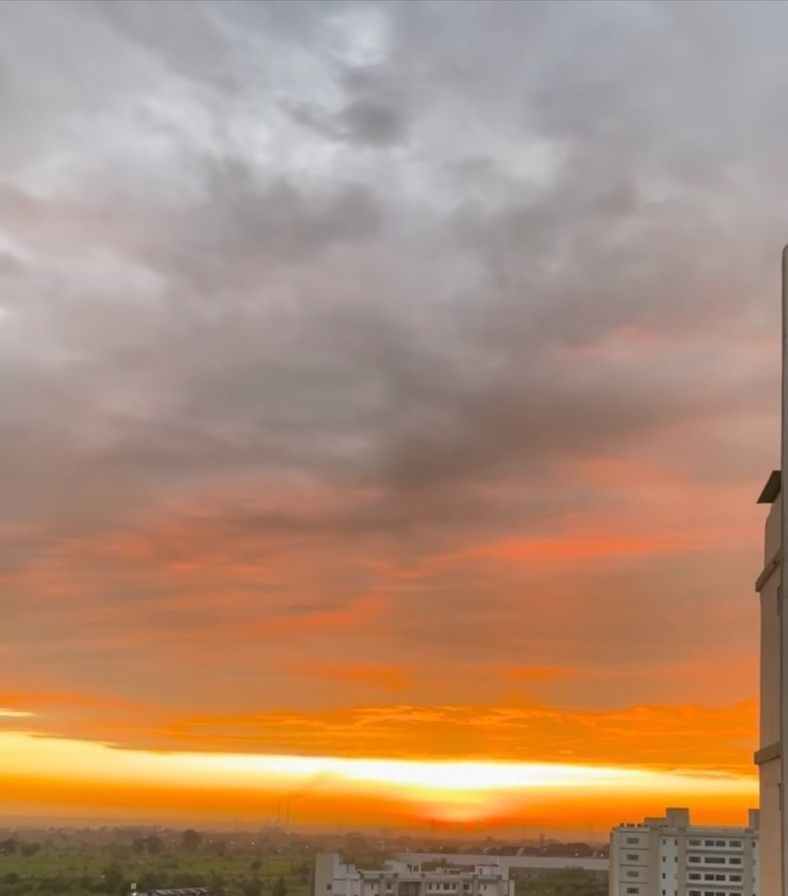
#> input picture reconstructed.jpg, 788 x 896 px, shrunk from 1030 x 1171 before the run
$ python v5.py reconstructed.jpg reconstructed.jpg out.png
#> lines starting #> are read from the running program, lines starting #| are printed output that depends on the picture; after the words box and inside, x2 and y2 are one past the last pixel; in counts of white or black regions, pixels touching at a corner belong together
import cv2
import numpy as np
import sqlite3
import sys
import os
from pathlib import Path
from datetime import datetime


class AdvancedImageReconstructor:
    def __init__(self, db_name="image_reconstruction.db"):
        """Initialize the reconstructor with a database connection."""
        self.db_name = db_name
        self.conn = None
        self.cursor = None
        self.init_database()

    def init_database(self):
        """Initialize SQLite database with required tables."""
        self.conn = sqlite3.connect(self.db_name)
        self.cursor = self.conn.cursor()

        self.cursor.execute("DROP TABLE IF EXISTS reconstruction_metadata")
        self.cursor.execute("DROP TABLE IF EXISTS reconstructions")

        self.cursor.execute(
            """
            CREATE TABLE IF NOT EXISTS reconstructions (
                id INTEGER PRIMARY KEY AUTOINCREMENT,
                image1_path TEXT NOT NULL,
                image2_path TEXT NOT NULL,
                output_path TEXT NOT NULL,
                created_at TIMESTAMP DEFAULT CURRENT_TIMESTAMP,
                status TEXT,
                method TEXT,
                rotation_detected REAL
            )
        """
        )

        self.cursor.execute(
            """
            CREATE TABLE IF NOT EXISTS reconstruction_metadata (
                id INTEGER PRIMARY KEY AUTOINCREMENT,
                reconstruction_id INTEGER,
                keypoints_found INTEGER,
                matches_found INTEGER,
                confidence REAL,
                FOREIGN KEY (reconstruction_id)
                    REFERENCES reconstructions(id)
            )
        """
        )

        self.conn.commit()

    def load_images(self, image1_path, image2_path):
        """Load two images from file paths."""
        if not os.path.exists(image1_path):
            raise FileNotFoundError(f"Image 1 not found: {image1_path}")
        if not os.path.exists(image2_path):
            raise FileNotFoundError(f"Image 2 not found: {image2_path}")

        img1 = cv2.imread(image1_path)
        img2 = cv2.imread(image2_path)

        if img1 is None or img2 is None:
            raise ValueError("Could not load one or both images")

        return img1, img2

    def find_overlap_region(self, img1, img2, direction="vertical"):
        """Find the overlap region between two images."""
        h1, w1 = img1.shape[:2]
        h2, w2 = img2.shape[:2]

        print(f"  Analyzing overlap region...")

        if direction == "vertical":
            # Check if img1 bottom overlaps with img2 top
            max_overlap = min(h1, h2) // 2
            best_overlap = 0
            best_score = -1
            best_offset = 0

            # Try different overlap heights
            for overlap_h in range(20, max_overlap, 10):
                # Get strips
                strip1 = img1[-overlap_h:, :]
                strip2 = img2[:overlap_h, :]

                # Try different horizontal offsets
                max_offset = abs(w1 - w2) + 50
                for offset_x in range(-max_offset, max_offset, 5):
                    # Align strips horizontally
                    if offset_x >= 0:
                        # Shift img2 right
                        common_w = min(w1, w2 - offset_x)
                        if common_w <= 0:
                            continue
                        s1 = strip1[:, :common_w]
                        s2 = strip2[:, offset_x:offset_x + common_w]
                    else:
                        # Shift img2 left
                        offset_x_abs = abs(offset_x)
                        common_w = min(w1 - offset_x_abs, w2)
                        if common_w <= 0:
                            continue
                        s1 = strip1[:, offset_x_abs:offset_x_abs + common_w]
                        s2 = strip2[:, :common_w]

                    if s1.shape != s2.shape or s1.size == 0:
                        continue

                    # Calculate similarity
                    diff = cv2.absdiff(s1, s2)
                    score = -np.mean(diff)  # Negative because lower diff is better

                    if score > best_score:
                        best_score = score
                        best_overlap = overlap_h
                        best_offset = offset_x

            print(f"  Best vertical overlap: {best_overlap}px")
            print(f"  Horizontal offset: {best_offset}px")
            print(f"  Alignment score: {-best_score:.2f}")

            return best_overlap, best_offset, direction

        else:
            # Horizontal overlap (similar logic)
            max_overlap = min(w1, w2) // 2
            best_overlap = 0
            best_score = -1
            best_offset = 0

            for overlap_w in range(20, max_overlap, 10):
                strip1 = img1[:, -overlap_w:]
                strip2 = img2[:, :overlap_w]

                max_offset = abs(h1 - h2) + 50
                for offset_y in range(-max_offset, max_offset, 5):
                    if offset_y >= 0:
                        common_h = min(h1, h2 - offset_y)
                        if common_h <= 0:
                            continue
                        s1 = strip1[:common_h, :]
                        s2 = strip2[offset_y:offset_y + common_h, :]
                    else:
                        offset_y_abs = abs(offset_y)
                        common_h = min(h1 - offset_y_abs, h2)
                        if common_h <= 0:
                            continue
                        s1 = strip1[offset_y_abs:offset_y_abs + common_h, :]
                        s2 = strip2[:common_h, :]

                    if s1.shape != s2.shape or s1.size == 0:
                        continue

                    diff = cv2.absdiff(s1, s2)
                    score = -np.mean(diff)

                    if score > best_score:
                        best_score = score
                        best_overlap = overlap_w
                        best_offset = offset_y

            print(f"  Best horizontal overlap: {best_overlap}px")
            print(f"  Vertical offset: {best_offset}px")
            print(f"  Alignment score: {-best_score:.2f}")

            return best_overlap, best_offset, direction

    def stitch_with_alignment(self, img1, img2, overlap, offset, direction="vertical"):
        """Stitch images with proper alignment and blending."""
        h1, w1 = img1.shape[:2]
        h2, w2 = img2.shape[:2]

        print(f"  Stitching with alignment...")

        if direction == "vertical":
            # Calculate canvas size
            canvas_w = max(w1, w2 + abs(offset))
            canvas_h = h1 + h2 - overlap

            # Create canvas
            canvas = np.zeros((canvas_h, canvas_w, 3), dtype=np.uint8)

            # Place first image
            canvas[:h1, :w1] = img1

            # Calculate position for second image
            if offset >= 0:
                x_offset = offset
            else:
                x_offset = 0
                # Shift first image
                canvas[:h1, :w1] = 0
                canvas[:h1, abs(offset):abs(offset) + w1] = img1

            y_offset = h1 - overlap

            # Create alpha blend in overlap region
            if overlap > 0:
                alpha = np.linspace(1, 0, overlap).reshape(-1, 1, 1)

                # Get overlap regions
                overlap1_region = canvas[y_offset:y_offset + overlap,
                                        x_offset:x_offset + w2]
                overlap2_region = img2[:overlap, :]

                # Ensure same shape
                common_w = min(overlap1_region.shape[1], overlap2_region.shape[1])
                overlap1_region = overlap1_region[:, :common_w]
                overlap2_region = overlap2_region[:, :common_w]

                if overlap1_region.shape[:2] == overlap2_region.shape[:2]:
                    blended = (
                        overlap1_region * alpha +
                        overlap2_region * (1 - alpha)
                    ).astype(np.uint8)
                    canvas[y_offset:y_offset + overlap,
                           x_offset:x_offset + common_w] = blended

            # Place rest of second image
            canvas[y_offset + overlap:y_offset + h2,
                   x_offset:x_offset + w2] = img2[overlap:, :]

            # Crop empty regions
            gray = cv2.cvtColor(canvas, cv2.COLOR_BGR2GRAY)
            _, thresh = cv2.threshold(gray, 1, 255, cv2.THRESH_BINARY)
            coords = cv2.findNonZero(thresh)
            if coords is not None:
                x, y, w, h = cv2.boundingRect(coords)
                canvas = canvas[y:y+h, x:x+w]

            return canvas

        else:
            # Horizontal stitching
            canvas_w = w1 + w2 - overlap
            canvas_h = max(h1, h2 + abs(offset))

            canvas = np.zeros((canvas_h, canvas_w, 3), dtype=np.uint8)

            # Place first image
            canvas[:h1, :w1] = img1

            # Calculate position for second image
            if offset >= 0:
                y_offset = offset
            else:
                y_offset = 0
                canvas[:h1, :w1] = 0
                canvas[abs(offset):abs(offset) + h1, :w1] = img1

            x_offset = w1 - overlap

            # Create alpha blend
            if overlap > 0:
                alpha = np.linspace(1, 0, overlap).reshape(1, -1, 1)

                overlap1_region = canvas[y_offset:y_offset + h2,
                                        x_offset:x_offset + overlap]
                overlap2_region = img2[:, :overlap]

                common_h = min(overlap1_region.shape[0], overlap2_region.shape[0])
                overlap1_region = overlap1_region[:common_h, :]
                overlap2_region = overlap2_region[:common_h, :]

                if overlap1_region.shape[:2] == overlap2_region.shape[:2]:
                    blended = (
                        overlap1_region * alpha +
                        overlap2_region * (1 - alpha)
                    ).astype(np.uint8)
                    canvas[y_offset:y_offset + common_h,
                           x_offset:x_offset + overlap] = blended

            canvas[y_offset:y_offset + h2,
                   x_offset + overlap:x_offset + w2] = img2[:, overlap:]

            # Crop empty regions
            gray = cv2.cvtColor(canvas, cv2.COLOR_BGR2GRAY)
            _, thresh = cv2.threshold(gray, 1, 255, cv2.THRESH_BINARY)
            coords = cv2.findNonZero(thresh)
            if coords is not None:
                x, y, w, h = cv2.boundingRect(coords)
                canvas = canvas[y:y+h, x:x+w]

            return canvas

    def detect_direction(self, img1, img2):
        """Detect whether images should be stitched vertically or horizontally."""
        h1, w1 = img1.shape[:2]
        h2, w2 = img2.shape[:2]

        # Portrait images likely stitch vertically
        if h1 > w1 and h2 > w2:
            return "vertical"
        elif w1 > h1 and w2 > h2:
            return "horizontal"
        else:
            # Mixed - try both
            return "auto"

    def reconstruct(
        self, image1_path, image2_path, output_path="reconstructed.jpg"
    ):
        """Main reconstruction method."""
#> called with image1_path = 'reconstructed.jpg', image2_path = 'reconstructed.jpg', output_path = 'out.png'
        print(f"\n{'='*60}")
        print(f"ADVANCED IMAGE RECONSTRUCTION")
        print(f"{'='*60}\n")

        print(f"Loading images...")
        img1, img2 = self.load_images(image1_path, image2_path)
#> in load_images, img1 is the input picture: shape (896, 788, 3); mean B, G, R 117.7, 142.1, 176.3
        print(f"  Image 1: {img1.shape}")
#|   Image 1: (896, 788, 3)
        print(f"  Image 2: {img2.shape}")
#|   Image 2: (896, 788, 3)

        # Detect direction
        direction = self.detect_direction(img1, img2)
#> direction = 'vertical'
        print(f"\nDetected direction: {direction}")
#| Detected direction: vertical

        if direction == "auto":
            # Try both directions
            print(f"\nTrying vertical alignment...")
            overlap_v, offset_v, _ = self.find_overlap_region(
                img1, img2, "vertical"
            )

            print(f"\nTrying horizontal alignment...")
            overlap_h, offset_h, _ = self.find_overlap_region(
                img1, img2, "horizontal"
            )

            # Use the one with better overlap
            if overlap_v > overlap_h:
                direction = "vertical"
                overlap, offset = overlap_v, offset_v
            else:
                direction = "horizontal"
                overlap, offset = overlap_h, offset_h

            print(f"\nSelected direction: {direction}")
        else:
            # Find overlap for detected direction
            overlap, offset, _ = self.find_overlap_region(img1, img2, direction)
#> the loop in find_overlap_region, `for overlap_h in range(20, max_overlap, 10):` made 43 passes
#> pass 3, in find_overlap_region, `strip1 = img1[-overlap_h:, :]`:
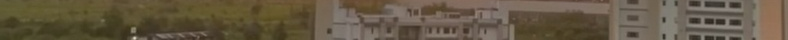
#> strip1: shape (40, 788, 3); mean B, G, R 67.9, 88.4, 100.7
#> pass 3, in find_overlap_region, `strip2 = img2[:overlap_h, :]`:
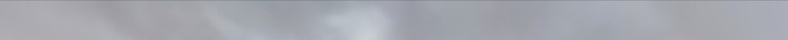
#> strip2: shape (40, 788, 3); mean B, G, R 174.7, 167.4, 165.2
#> after the loop in find_overlap_region, `for overlap_h in range(20, max_overlap, 10):`:
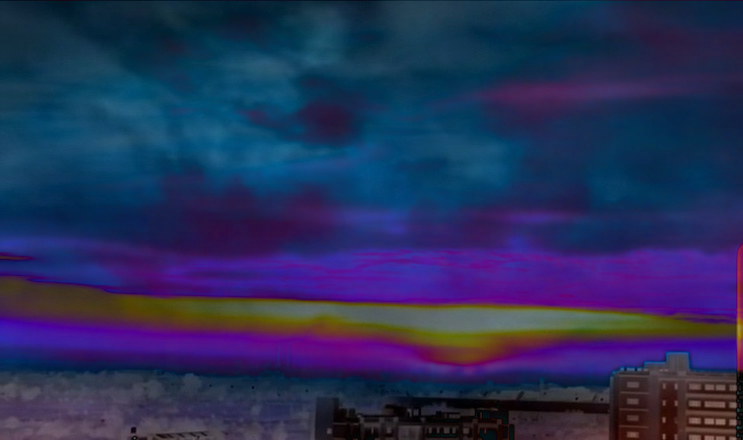
#> diff: shape (440, 743, 3); mean B, G, R 89.1, 46.7, 39.1
#> after the loop in find_overlap_region, `for overlap_h in range(20, max_overlap, 10):`:
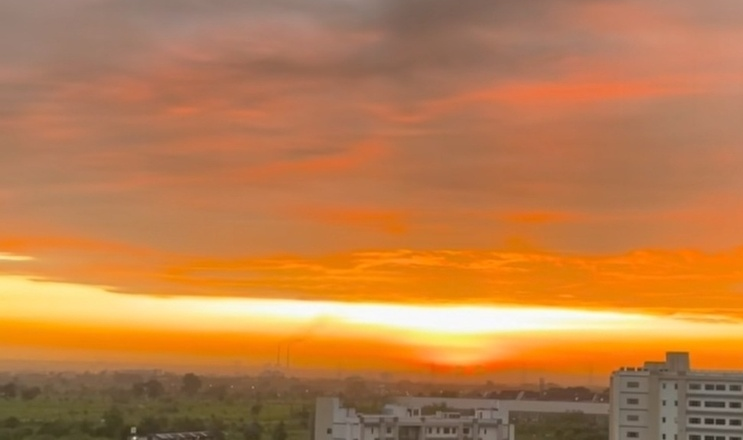
#> s1: shape (440, 743, 3); mean B, G, R 75.1, 125.7, 186.5
#> after the loop in find_overlap_region, `for overlap_h in range(20, max_overlap, 10):`: best_offset = 0; best_score = -1
#|   Best vertical overlap: 0px
#|   Horizontal offset: 0px
#|   Alignment score: 1.00
#> overlap = 0; offset = 0

        # Stitch images
        print(f"\nStitching images...")
        result = self.stitch_with_alignment(img1, img2, overlap, offset, direction)
#> in stitch_with_alignment, `canvas_w = max(w1, w2 + abs(offset))`: canvas_w = 788
#> in stitch_with_alignment, `canvas_h = h1 + h2 - overlap`: canvas_h = 1792
#> in stitch_with_alignment, `canvas[:h1, :w1] = img1`:
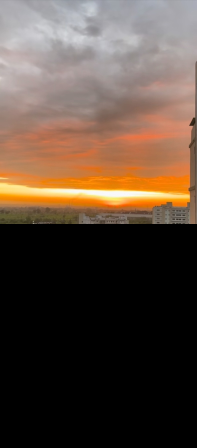
#> canvas: shape (1792, 788, 3) (shown at 1/4 size); mean B, G, R 58.9, 71.1, 88.1
#> in stitch_with_alignment, `x_offset = offset`: x_offset = 0
#> in stitch_with_alignment, `y_offset = h1 - overlap`: y_offset = 896
#> in stitch_with_alignment, `canvas[y_offset + overlap:y_offset + h2, x_offset:x_offset + w2] = img..`:
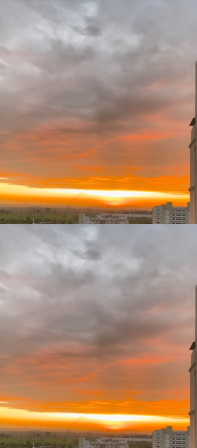
#> canvas: shape (1792, 788, 3) (shown at 1/4 size); mean B, G, R 117.7, 142.1, 176.3
#> in stitch_with_alignment, `gray = cv2.cvtColor(canvas, cv2.COLOR_BGR2GRAY)`:
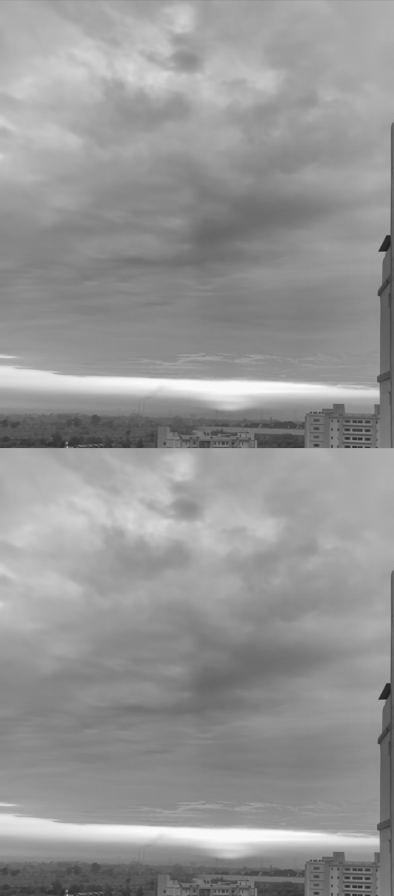
#> gray: shape (1792, 788) (shown at 1/2 size); min 28, max 251, mean 149.6
#> in stitch_with_alignment, `coords = cv2.findNonZero(thresh)`: coords = contour of 1412096 points, box (x1, y1, x2, y2) (0, 0, 788, 1792), area 0
#> in stitch_with_alignment, `x, y, w, h = cv2.boundingRect(coords)`: x = 0; w = 788; h = 1792

        # Save result
        cv2.imwrite(output_path, result)
        print(f"\n{'='*60}")
        print(f"✓ SUCCESS! Saved to: {output_path}")
        print(f"  Output size: {result.shape}")
#|   Output size: (1792, 788, 3)
        print(f"  Direction: {direction}")
#|   Direction: vertical
        print(f"  Overlap: {overlap}px")
#|   Overlap: 0px
        print(f"  Offset: {offset}px")
#|   Offset: 0px
        print(f"{'='*60}\n")

        # Save to database
        self.save_to_database(
            image1_path, image2_path, output_path,
            f"success_{direction}", "overlap_detection", 0, overlap, 0
        )

        return result

    def save_to_database(
        self, img1_path, img2_path, output_path, status, method,
        keypoints, matches, rotation
    ):
        """Save reconstruction information to database."""
        self.cursor.execute(
            """
            INSERT INTO reconstructions
            (image1_path, image2_path, output_path, status, method,
             rotation_detected)
            VALUES (?, ?, ?, ?, ?, ?)
        """,
            (img1_path, img2_path, output_path, status, method, rotation),
        )

        reconstruction_id = self.cursor.lastrowid

        self.cursor.execute(
            """
            INSERT INTO reconstruction_metadata
            (reconstruction_id, keypoints_found, matches_found, confidence)
            VALUES (?, ?, ?, ?)
        """,
            (reconstruction_id, keypoints, matches, 0),
        )

        self.conn.commit()

    def close(self):
        """Close database connection."""
        if self.conn:
            self.conn.close()


# [14 lines left out: function print_usage, not called in this run]


if __name__ == "__main__":
    if len(sys.argv) < 3:
        print_usage()
        print("ERROR: Please provide two image paths!\n")
        sys.exit(1)

    image1_path = sys.argv[1]
    image2_path = sys.argv[2]
    output_path = sys.argv[3] if len(sys.argv) > 3 else "reconstructed.jpg"

    reconstructor = AdvancedImageReconstructor()

    try:
        result = reconstructor.reconstruct(
            image1_path, image2_path, output_path
        )
    except FileNotFoundError as e:
        print(f"\n✗ ERROR: {e}\n")
        sys.exit(1)
    except Exception as e:
        print(f"\n✗ ERROR: {e}\n")
        import traceback
        traceback.print_exc()
        sys.exit(1)
    finally:
        reconstructor.close()

$ run again, with debug_bottom_selected.jpg copied over reconstructed.jpg
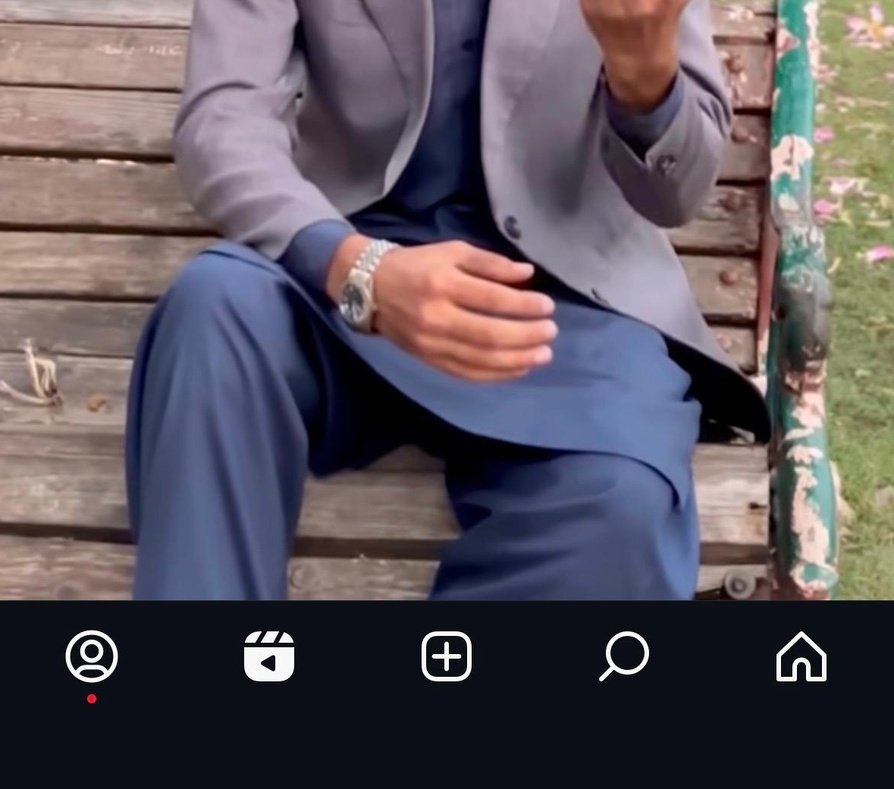
#> input picture debug_bottom_selected.jpg, 894 x 789 px, shrunk from 1179 x 1041 before the run
#> in load_images, img1 is the input picture: shape (789, 894, 3); mean B, G, R 92.4, 84.9, 92.2
#|   Image 1: (789, 894, 3)
#|   Image 2: (789, 894, 3)
#> direction = 'horizontal'
#| Detected direction: horizontal
#> after the loop in find_overlap_region, `for overlap_w in range(20, max_overlap, 10):`:
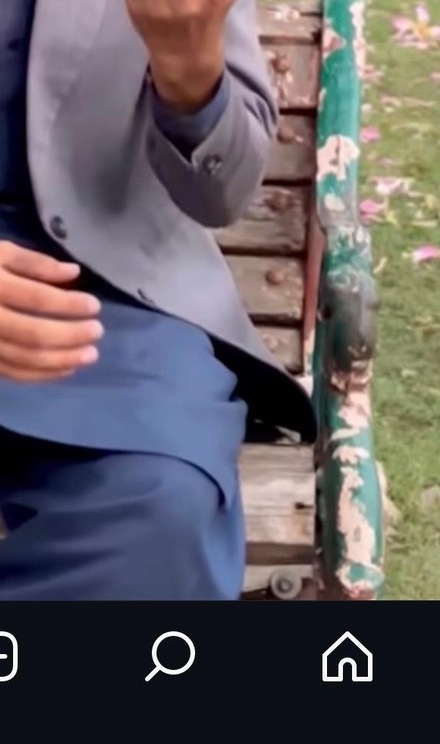
#> s1: shape (744, 440, 3); mean B, G, R 97.9, 92.7, 98.9
#> after the loop in find_overlap_region, `for overlap_w in range(20, max_overlap, 10):`: best_offset = 0; best_score = -1
#|   Best horizontal overlap: 0px
#|   Vertical offset: 0px
#|   Alignment score: 1.00
#> overlap = 0
#> canvas_w = 1788
#> canvas_h = 789
#> y_offset = 0
#> x_offset = 894
#> in stitch_with_alignment, `_, thresh = cv2.threshold(gray, 1, 255, cv2.THRESH_BINARY)`:
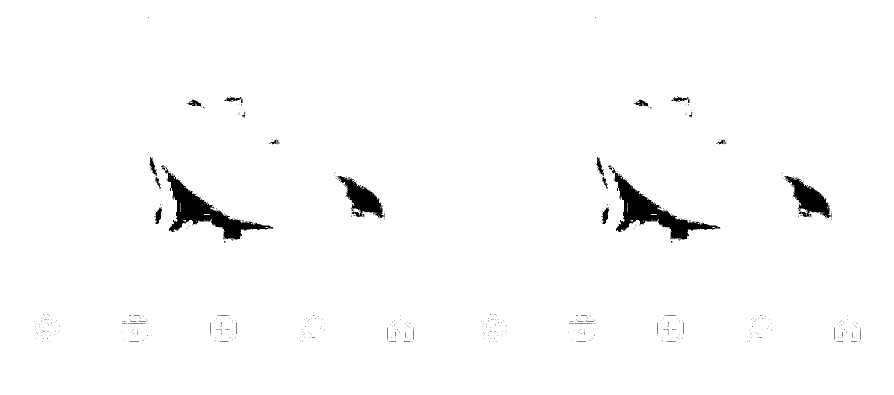
#> thresh: shape (789, 1788) (shown at 1/2 size); 98.2% white; 532 black regions (508 under 20 px), largest, box (x1, y1, x2, y2) and area: (322, 330, 546, 479) 7715, (1216, 330, 1440, 479) 7715, (674, 352, 769, 437) 3347
#> coords = contour of 1385224 points, box (x1, y1, x2, y2) (0, 0, 1788, 789), area 0
#> x = 0; w = 1788; h = 789
#|   Output size: (789, 1788, 3)
#|   Direction: horizontal
#|   Overlap: 0px
#|   Offset: 0px
